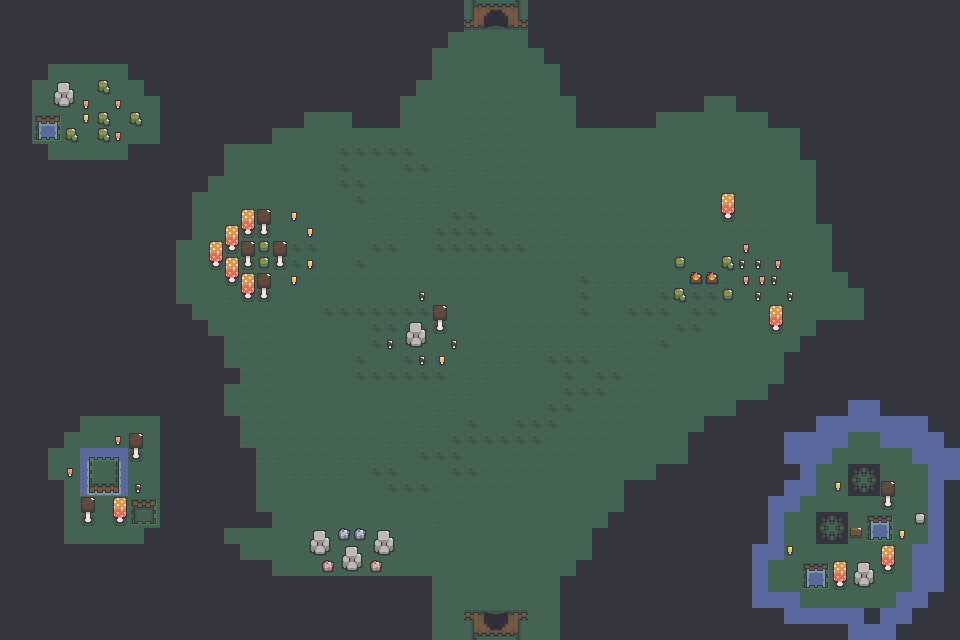

This game map was drawn from its Tiled (.tmx) file and the tilesets committed beside it. A one-line description and the trimmed map source follow:
An orthogonal 60x40 tile map with 16x16 px tiles, 3 tile layers (Background, FirstLayer, SecondLayer), 2 tilesets and 87 objects.

<map version="1.10" tiledversion="git" orientation="orthogonal" renderorder="right-down" width="60" height="40" tilewidth="16" tileheight="16" infinite="0" nextlayerid="6" nextobjectid="120">
 <tileset firstgid="1" source="SwampRessource.tsx" />
 <tileset firstgid="121" source="SwampPng.tsx" />
 <layer id="1" name="Background" width="60" height="40">
  <data>[2400 cells, 2400 non-empty, 1 distinct tile ids]</data>
 </layer>
 <layer id="2" name="FirstLayer" width="60" height="40">
  <data>[2400 cells, 1252 non-empty, 29 distinct tile ids]</data>
 </layer>
 <layer id="3" name="SecondLayer" width="60" height="40">
  <data>[2400 cells, 153 non-empty, 35 distinct tile ids]</data>
 </layer>
 <objectgroup id="5" name="Door">
  <object id="60" x="483.667" y="10" width="25" height="19.6667">
   <properties>
    <property name="door" type="bool" value="true" />
   </properties>
  </object>
 </objectgroup>
 <objectgroup id="4" name="Collision">
  <properties>
   <property name="blocked" type="bool" value="true" />
  </properties>
  <object id="2" x="529" y="1" width="15" height="47">
   <properties>
    <property name="blocked" type="bool" value="true" />
   </properties>
  </object>
  <object id="3" x="544.5" y="48.5" width="16.5" height="15">
   <properties>
    <property name="blocked" type="bool" value="true" />
   </properties>
  </object>
  <object id="4" x="561.5" y="64.5" width="13.5" height="30.5">
   <properties>
    <property name="blocked" type="bool" value="true" />
   </properties>
  </object>
  <object id="5" x="577" y="112.5" width="79" height="14.5">
   <properties>
    <property name="blocked" type="bool" value="true" />
   </properties>
  </object>
  <object id="6" x="577" y="96" width="16.5" height="15">
   <properties>
    <property name="blocked" type="bool" value="true" />
   </properties>
  </object>
  <object id="7" x="656" y="95.5" width="47.5" height="17">
   <properties>
    <property name="blocked" type="bool" value="true" />
   </properties>
  </object>
  <object id="8" x="704.5" y="79" width="31.5" height="17">
   <properties>
    <property name="blocked" type="bool" value="true" />
   </properties>
  </object>
  <object id="9" x="736" y="95" width="31.5" height="16.5">
   <properties>
    <property name="blocked" type="bool" value="true" />
   </properties>
  </object>
  <object id="10" x="769.5" y="112" width="31" height="16">
   <properties>
    <property name="blocked" type="bool" value="true" />
   </properties>
  </object>
  <object id="11" x="801" y="129" width="16" height="31">
   <properties>
    <property name="blocked" type="bool" value="true" />
   </properties>
  </object>
  <object id="12" x="817.5" y="161" width="13.5" height="63.5">
   <properties>
    <property name="blocked" type="bool" value="true" />
   </properties>
  </object>
  <object id="13" x="833" y="224.5" width="15" height="47.5">
   <properties>
    <property name="blocked" type="bool" value="true" />
   </properties>
  </object>
  <object id="14" x="848" y="271.5" width="16" height="16">
   <properties>
    <property name="blocked" type="bool" value="true" />
   </properties>
  </object>
  <object id="15" x="865" y="288.5" width="14" height="30.5" />
  <object id="16" x="817" y="320.5" width="47" height="15.5">
   <properties>
    <property name="blocked" type="bool" value="true" />
   </properties>
  </object>
  <object id="17" x="800.5" y="336" width="16.5" height="17">
   <properties>
    <property name="blocked" type="bool" value="true" />
   </properties>
  </object>
  <object id="18" x="783.5" y="352" width="18" height="32">
   <properties>
    <property name="blocked" type="bool" value="true" />
   </properties>
  </object>
  <object id="19" x="768.5" y="384.5" width="15.5" height="16">
   <properties>
    <property name="blocked" type="bool" value="true" />
   </properties>
  </object>
  <object id="20" x="737" y="400.5" width="48" height="15.5">
   <properties>
    <property name="blocked" type="bool" value="true" />
   </properties>
  </object>
  <object id="21" x="704.5" y="417" width="33" height="14">
   <properties>
    <property name="blocked" type="bool" value="true" />
   </properties>
  </object>
  <object id="22" x="688" y="432.5" width="16.5" height="17.5">
   <properties>
    <property name="blocked" type="bool" value="true" />
   </properties>
  </object>
  <object id="23" x="688.5" y="448.5" width="16" height="18.5">
   <properties>
    <property name="blocked" type="bool" value="true" />
   </properties>
  </object>
  <object id="24" x="656" y="463.5" width="31.5" height="16.5">
   <properties>
    <property name="blocked" type="bool" value="true" />
   </properties>
  </object>
  <object id="25" x="625.5" y="480.5" width="31" height="31.5">
   <properties>
    <property name="blocked" type="bool" value="true" />
   </properties>
  </object>
  <object id="26" x="610" y="513" width="15" height="14.5">
   <properties>
    <property name="blocked" type="bool" value="true" />
   </properties>
  </object>
  <object id="27" x="619" y="522.5">
   <properties>
    <property name="blocked" type="bool" value="true" />
   </properties>
  </object>
  <object id="28" x="593" y="528.5" width="16" height="32.5">
   <properties>
    <property name="blocked" type="bool" value="true" />
   </properties>
  </object>
  <object id="29" x="576" y="560" width="16.5" height="17.5">
   <properties>
    <property name="blocked" type="bool" value="true" />
   </properties>
  </object>
  <object id="30" x="560.5" y="576" width="16.5" height="17.5">
   <properties>
    <property name="blocked" type="bool" value="true" />
   </properties>
  </object>
  <object id="32" x="274" y="577" width="157.5" height="15.5">
   <properties>
    <property name="blocked" type="bool" value="true" />
   </properties>
  </object>
  <object id="33" x="240" y="560.5" width="32" height="15.5">
   <properties>
    <property name="blocked" type="bool" value="true" />
   </properties>
  </object>
  <object id="34" x="224" y="545" width="15.5" height="16">
   <properties>
    <property name="blocked" type="bool" value="true" />
   </properties>
  </object>
  <object id="35" x="206.5" y="529" width="18" height="15">
   <properties>
    <property name="blocked" type="bool" value="true" />
   </properties>
  </object>
  <object id="36" x="224.5" y="512.5" width="48" height="16">
   <properties>
    <property name="blocked" type="bool" value="true" />
   </properties>
  </object>
  <object id="37" x="235" y="448" width="21" height="64">
   <properties>
    <property name="blocked" type="bool" value="true" />
   </properties>
  </object>
  <object id="38" x="223" y="416.5" width="16.5" height="31">
   <properties>
    <property name="blocked" type="bool" value="true" />
   </properties>
  </object>
  <object id="39" x="215" y="369" width="24.5" height="15.5">
   <properties>
    <property name="blocked" type="bool" value="true" />
   </properties>
  </object>
  <object id="40" x="205.5" y="337" width="18.5" height="31.5">
   <properties>
    <property name="blocked" type="bool" value="true" />
   </properties>
  </object>
  <object id="41" x="188.5" y="320.5" width="19.5" height="15.5">
   <properties>
    <property name="blocked" type="bool" value="true" />
   </properties>
  </object>
  <object id="42" x="172.5" y="305" width="18.5" height="14">
   <properties>
    <property name="blocked" type="bool" value="true" />
   </properties>
  </object>
  <object id="43" x="165.5" y="238" width="10.5" height="65.5">
   <properties>
    <property name="blocked" type="bool" value="true" />
   </properties>
  </object>
  </objectgroup>
</map>
<!-- 45 of 87 objects omitted -->
